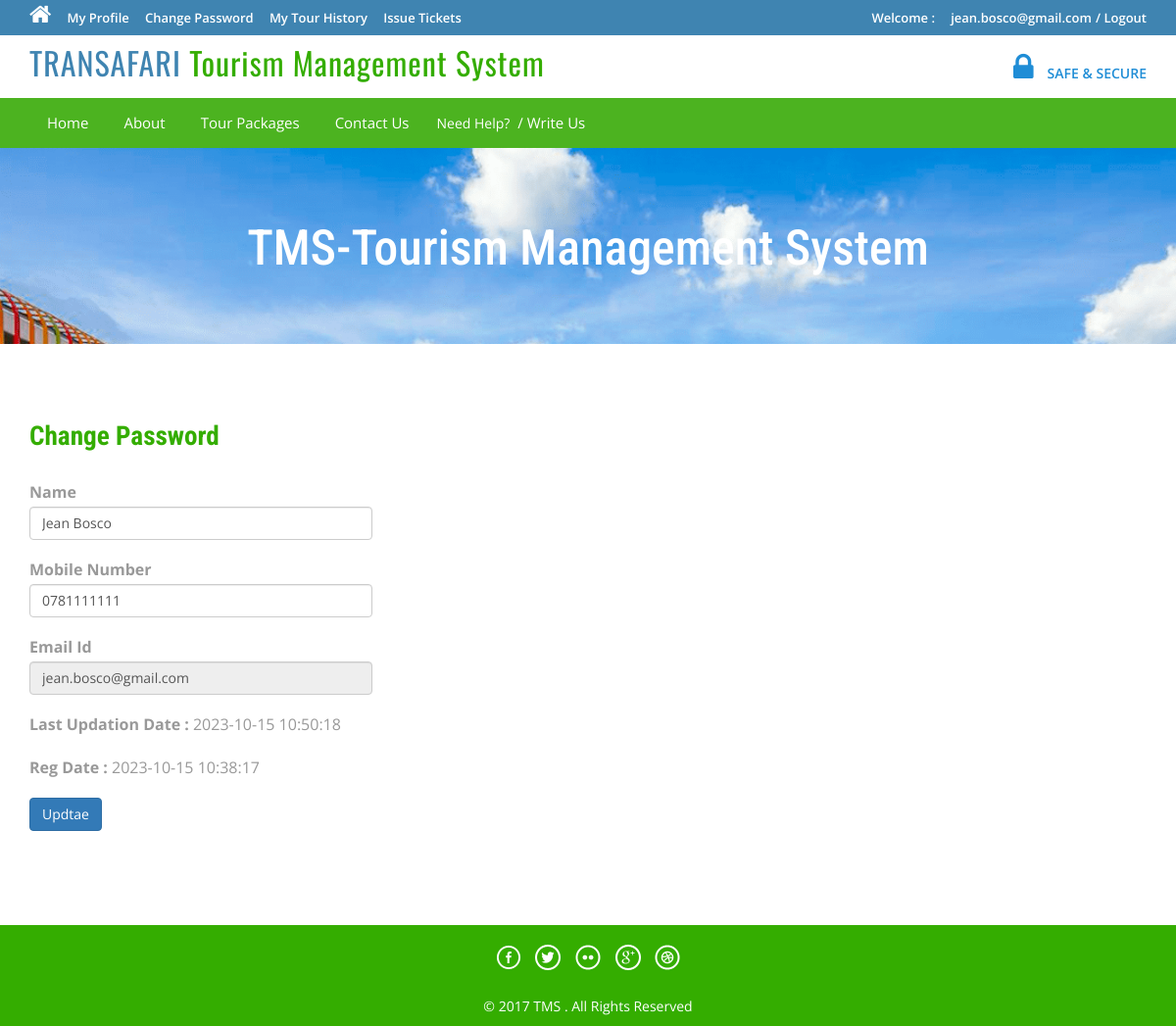
/tms/profile.php (signed in), run on the app's committed database.
### tables this page shows
CREATE TABLE `tblusers` (
  `id` int(11) NOT NULL,
  `FullName` varchar(100) DEFAULT NULL,
  `MobileNumber` char(10) DEFAULT NULL,
  `EmailId` varchar(70) DEFAULT NULL,
  `Password` varchar(100) DEFAULT NULL,
  `RegDate` timestamp NULL DEFAULT current_timestamp(),
  `UpdationDate` timestamp NULL DEFAULT NULL ON UPDATE current_timestamp()
);

### tms/profile.php (the view, shortened to what this page needs)
<?php
include('includes/config.php');
if(strlen($_SESSION['login'])==0)
	{
header('location:index.php');
}
else{
?>
<!DOCTYPE HTML>
<html>
<head>
<link href="css/bootstrap.css" rel='stylesheet' type='text/css' />
<link href="css/style.css" rel='stylesheet' type='text/css' />
<link href="css/font-awesome.css" rel="stylesheet">
<link href="css/animate.css" rel="stylesheet" type="text/css" media="all">
</head>
<body>
<div class="top-header">
<?php include('includes/header.php');?>
<div class="banner-1 ">
	<div class="container">
		<h1 class="wow zoomIn animated animated" data-wow-delay=".5s" style="visibility: visible; animation-delay: 0.5s; animation-name: zoomIn;">TMS-Tourism Management System</h1>
	</div>
</div>
<div class="privacy">
	<div class="container">
		<h3 class="wow fadeInDown animated animated" data-wow-delay=".5s" style="visibility: visible; animation-delay: 0.5s; animation-name: fadeInDown;">Change Password</h3>
		<form name="chngpwd" method="post">
<?php
$useremail=$_SESSION['login'];
$sql = "SELECT * from tblusers where EmailId=:useremail";
$query = $dbh -> prepare($sql);
$query -> bindParam(':useremail',$useremail, PDO::PARAM_STR);
$query->execute();
$results=$query->fetchAll(PDO::FETCH_OBJ);
if($query->rowCount() > 0)
{
foreach($results as $result)
{	?>
	<p style="width: 350px;">
			<b>Name</b>  <input type="text" name="name" value="<?php echo htmlentities($result->FullName);?>" class="form-control" id="name" required="">
	</p>
<p style="width: 350px;">
<b>Mobile Number</b>
<input type="text" class="form-control" name="mobileno" maxlength="10" value="<?php echo htmlentities($result->MobileNumber);?>" id="mobileno"  required="">
</p>
<p style="width: 350px;">
<b>Email Id</b>
	<input type="email" class="form-control" name="email" value="<?php echo htmlentities($result->EmailId);?>" id="email" readonly>
			</p>
<p style="width: 350px;">
<b>Last Updation Date : </b>
<?php echo htmlentities($result->UpdationDate);?>
</p>
<p style="width: 350px;">
<b>Reg Date :</b>
<?php echo htmlentities($result->RegDate);?>
			</p>
<?php }} ?>
			<p style="width: 350px;">
<button type="submit" name="submit6" class="btn-primary btn">Updtae</button>
			</p>
			</form>
	</div>
</div>
<?php include('includes/footer.php');?>
</body>
</html>
<?php } ?>

### tms/css/style.css (style rules this page uses)
html, body { font-size: 100%; background: #fff; font-family: 'Open Sans', sans-serif; }
h1,h2,h3,h4,h5,h6 { margin:0; font-family: 'Roboto Condensed', sans-serif; }
p { margin:0; }
.top-header { background-color: #3F84B1; border-bottom: 0 none; height: 36px; line-height: 35px; }
.banner-1 { background: url(../images/3.jpg)no-repeat; background-size: cover; -webkit-background-size: cover; -o-background-size: cover; -ms-background-size: cover; -moz-background-size: cover; min-height:200px; }
.banner-1 h1 { font-size: 50px; margin-bottom: 40px; padding: 1.5em 0 0; text-align: center; color: #ffffff; }
.privacy h3 { color: #34AD00; font-size: 1.7em; font-weight: 700; margin-bottom: 1em; }
.privacy { padding: 5em 0; }
.privacy p { font-size: 1em; line-height: 1.8em; color: #999; margin: 1em 0; }

### data on the page
tblusers: name "Jean Bosco", mobileno "0781111111", email "jean.bosco@gmail.com", UpdationDate "2023-10-15 10:50:18", RegDate "2023-10-15 10:38:17"

### other printed values
$_SESSION['login'] "jean.bosco@gmail.com"
